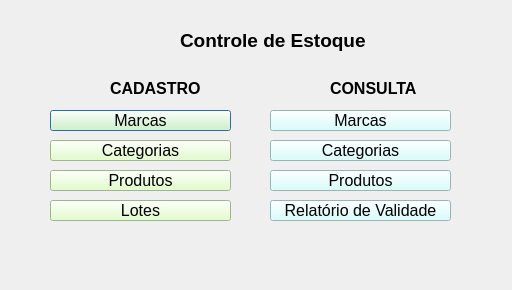
<?xml version="1.0" encoding="UTF-8"?>
<ui version="4.0">
 <class>Dialog</class>
 <widget class="QDialog" name="Dialog">
  <property name="geometry">
   <rect>
    <x>0</x>
    <y>0</y>
    <width>512</width>
    <height>290</height>
   </rect>
  </property>
  <property name="windowTitle">
   <string>Controle de Estoque</string>
  </property>
  <widget class="QLabel" name="label">
   <property name="geometry">
    <rect>
     <x>180</x>
     <y>20</y>
     <width>201</width>
     <height>41</height>
    </rect>
   </property>
   <property name="font">
    <font>
     <family>Arial</family>
     <pointsize>14</pointsize>
     <weight>75</weight>
     <bold>true</bold>
    </font>
   </property>
   <property name="text">
    <string>Controle de Estoque</string>
   </property>
   <property name="alignment">
    <set>Qt::AlignLeading|Qt::AlignLeft|Qt::AlignVCenter</set>
   </property>
  </widget>
  <widget class="QPushButton" name="pushButton">
   <property name="geometry">
    <rect>
     <x>50</x>
     <y>110</y>
     <width>181</width>
     <height>21</height>
    </rect>
   </property>
   <property name="font">
    <font>
     <family>Arial</family>
     <pointsize>12</pointsize>
    </font>
   </property>
   <property name="styleSheet">
    <string notr="true">background-color: rgb(220, 255, 190);</string>
   </property>
   <property name="text">
    <string>Marcas</string>
   </property>
  </widget>
  <widget class="QPushButton" name="pushButton_2">
   <property name="geometry">
    <rect>
     <x>50</x>
     <y>140</y>
     <width>181</width>
     <height>21</height>
    </rect>
   </property>
   <property name="font">
    <font>
     <family>Arial</family>
     <pointsize>12</pointsize>
    </font>
   </property>
   <property name="styleSheet">
    <string notr="true">background-color: rgb(220, 255, 190);</string>
   </property>
   <property name="text">
    <string>Categorias</string>
   </property>
  </widget>
  <widget class="QPushButton" name="pushButton_3">
   <property name="geometry">
    <rect>
     <x>50</x>
     <y>170</y>
     <width>181</width>
     <height>21</height>
    </rect>
   </property>
   <property name="font">
    <font>
     <family>Arial</family>
     <pointsize>12</pointsize>
    </font>
   </property>
   <property name="styleSheet">
    <string notr="true">background-color: rgb(220, 255, 190);</string>
   </property>
   <property name="text">
    <string>Produtos</string>
   </property>
  </widget>
  <widget class="QPushButton" name="pushButton_4">
   <property name="geometry">
    <rect>
     <x>50</x>
     <y>200</y>
     <width>181</width>
     <height>21</height>
    </rect>
   </property>
   <property name="font">
    <font>
     <family>Arial</family>
     <pointsize>12</pointsize>
    </font>
   </property>
   <property name="styleSheet">
    <string notr="true">background-color: rgb(220, 255, 190);</string>
   </property>
   <property name="text">
    <string>Lotes</string>
   </property>
  </widget>
  <widget class="QPushButton" name="pushButton_5">
   <property name="geometry">
    <rect>
     <x>270</x>
     <y>170</y>
     <width>181</width>
     <height>21</height>
    </rect>
   </property>
   <property name="font">
    <font>
     <family>Arial</family>
     <pointsize>12</pointsize>
    </font>
   </property>
   <property name="styleSheet">
    <string notr="true">background-color: rgb(208, 255, 255);</string>
   </property>
   <property name="text">
    <string>Produtos</string>
   </property>
  </widget>
  <widget class="QPushButton" name="pushButton_6">
   <property name="geometry">
    <rect>
     <x>270</x>
     <y>110</y>
     <width>181</width>
     <height>21</height>
    </rect>
   </property>
   <property name="font">
    <font>
     <family>Arial</family>
     <pointsize>12</pointsize>
    </font>
   </property>
   <property name="styleSheet">
    <string notr="true">background-color: rgb(208, 255, 255);</string>
   </property>
   <property name="text">
    <string>Marcas</string>
   </property>
  </widget>
  <widget class="QPushButton" name="pushButton_7">
   <property name="geometry">
    <rect>
     <x>270</x>
     <y>140</y>
     <width>181</width>
     <height>21</height>
    </rect>
   </property>
   <property name="font">
    <font>
     <family>Arial</family>
     <pointsize>12</pointsize>
    </font>
   </property>
   <property name="styleSheet">
    <string notr="true">background-color: rgb(208, 255, 255);</string>
   </property>
   <property name="text">
    <string>Categorias</string>
   </property>
  </widget>
  <widget class="QPushButton" name="pushButton_8">
   <property name="geometry">
    <rect>
     <x>270</x>
     <y>200</y>
     <width>181</width>
     <height>21</height>
    </rect>
   </property>
   <property name="font">
    <font>
     <family>Arial</family>
     <pointsize>12</pointsize>
    </font>
   </property>
   <property name="styleSheet">
    <string notr="true">background-color: rgb(208, 255, 255);</string>
   </property>
   <property name="text">
    <string>Relatório de Validade</string>
   </property>
  </widget>
  <widget class="QLabel" name="label_2">
   <property name="geometry">
    <rect>
     <x>110</x>
     <y>80</y>
     <width>131</width>
     <height>16</height>
    </rect>
   </property>
   <property name="font">
    <font>
     <family>Arial</family>
     <pointsize>12</pointsize>
     <weight>75</weight>
     <bold>true</bold>
    </font>
   </property>
   <property name="text">
    <string>CADASTRO</string>
   </property>
  </widget>
  <widget class="QLabel" name="label_3">
   <property name="geometry">
    <rect>
     <x>330</x>
     <y>80</y>
     <width>131</width>
     <height>16</height>
    </rect>
   </property>
   <property name="font">
    <font>
     <family>Arial</family>
     <pointsize>12</pointsize>
     <weight>75</weight>
     <bold>true</bold>
    </font>
   </property>
   <property name="text">
    <string>CONSULTA</string>
   </property>
  </widget>
 </widget>
 <resources/>
 <connections/>
</ui>
